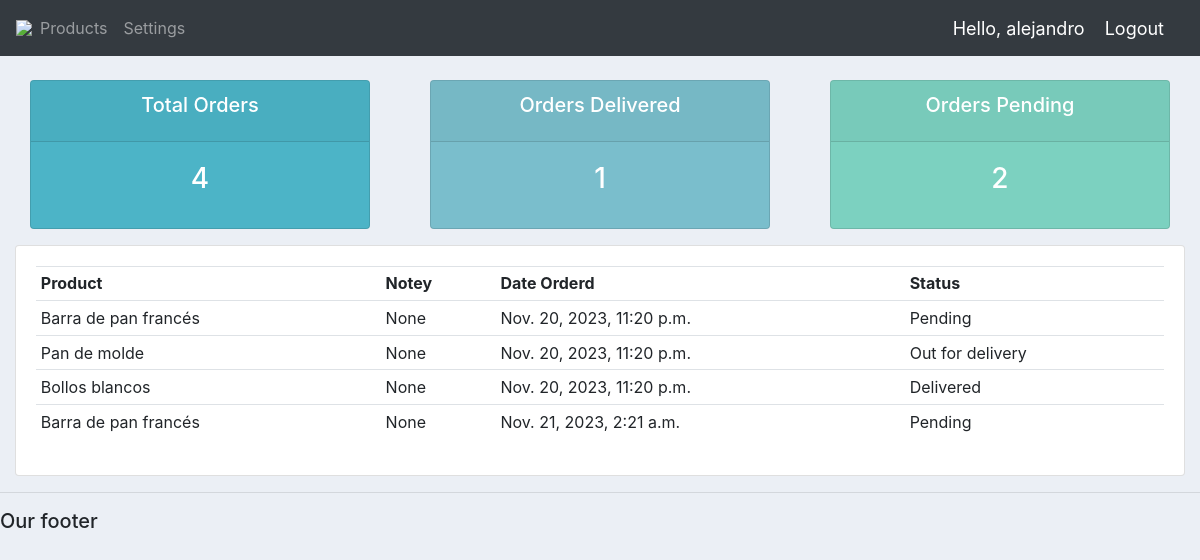
Screenshot of /user/ (signed in) with the database file from the repository.
### accounts/models.py (models this page shows)
class Order(models.Model):
	STATUS = (
			('Pending', 'Pending'),
			('Out for delivery', 'Out for delivery'),
			('Delivered', 'Delivered'),
			)
	customer = models.ForeignKey(Customer, null=True, on_delete= models.SET_NULL)
	product = models.ForeignKey(Product, null=True, on_delete= models.SET_NULL)
	date_created = models.DateTimeField(auto_now_add=True, null=True)
	status = models.CharField(max_length=200, null=True, choices=STATUS)
	note=models.CharField(max_length=1000, null=True)
	def __str__(self):
		return self.product.name

class Product(models.Model):
	CATEGORY = (
    ('Pan Blanco', 'Pan Blanco'),
    ('Pan Integral', 'Pan Integral'),
    ('Pan Dulce', 'Pan Dulce'),
    ('Repostería', 'Repostería'),
    ('Galletas y Snacks', 'Galletas y Snacks'),
)
	name = models.CharField(max_length=200, null=True)
	price = models.FloatField(null=True)
	category = models.CharField(max_length=200, null=True, choices=CATEGORY)
	description = models.CharField(max_length=200, null=True, blank=True)
	date_created = models.DateTimeField(auto_now_add=True, null=True)
	tags = models.ManyToManyField(Tag)
	def __str__(self):
		return self.name

### accounts/decorators.py (the view)
        def wrapper_func(request,*args,**kwargs):
            group=None
            if request.user.groups.exists():
                group=request.user.groups.all()[0].name
            if group in allowed_roles:
                return view_func(request,*args,**kwargs)
            else:
                return HttpResponse('No estas autorizado')

### accounts/views.py (called while the page is built)
@login_required(login_url='login')
@allowed_users(allowed_roles=['customer'])
def userPage(request):
    orders=request.user.customer.order_set.all()
    total_orders=orders.count()
    delivered=orders.filter(status='Delivered').count()
    pending=orders.filter(status='Pending').count()
    print('ORDERS',orders)
    context={'orders':orders,
             'total_orders':total_orders,'delivered':delivered,
             'pending':pending}
    return render(request,'accounts/user.html',context)

### accounts/templates/accounts/user.html
{% extends "accounts/main.html" %}
{% block content %}
{% include "accounts/status.html" %}
<div class="row">
	<div class="col-md">
		<div class="card card-body">
			<table class="table table-sm">
				<tr>
					<th>Product</th>
					<th>Notey</th>
					<th>Date Orderd</th>
					<th>Status</th>
				</tr>
				{% for order in orders %}
				<tr>
					<td>{{order.product}}</td>
					<td>{{order.note}}</td>
					<td>{{order.date_created}}</td>
					<td>{{order.status}}</td>
				</tr>
				{% endfor %}
			</table>
		</div>
	</div>
</div>
{% endblock  %}

### accounts/templates/accounts/navbar.html (shortened to what this page needs)
{% load static %}
<nav class="navbar navbar-expand-lg navbar-dark bg-dark">
 <img src="{% static 'images/logo.png' %}">
  <div class="collapse navbar-collapse" id="navbarNav">
    <ul class="navbar-nav">
      {% if request.user.is_staff %}
      <li class="nav-item active">
        <a class="nav-link" href="{% url 'home' %}">Dashboard</a>
      </li>
      <li class="nav-item">
        <a class="nav-link" href="{% url 'products' %}">Products</a>
      </li>
      {% else %}
      <li class="nav-item">
        <a class="nav-link" href="{% url 'products' %}">Products</a>
      </li>
       <li class="nav-item">
        <a class="nav-link" href="{% url 'account' %}">Settings</a>
      </li>
      {% endif %}
    </ul>
  </div>
  <span class="hello-msg">Hello, {{request.user}}</span>
  <span ><a  class="hello-msg" href="{% url 'logout' %}">Logout</a></span>
</nav>

### static/css/main.css (style rules this page uses)
body { background-color: #ebeff5; }

### accounts/templates/accounts/navbar.html (style rules this page uses)
.hello-msg { font-size: 18px; color: #fff; margin-right: 20px; }

### rows the page displays
Order: product "Barra de pan francés", note "None", date_created "Nov. 20, 2023, 11:20 p.m.", status "Pending"
Order: product "Pan de molde", note "None", date_created "Nov. 20, 2023, 11:20 p.m.", status "Out for delivery"
Order: product "Bollos blancos", note "None", date_created "Nov. 20, 2023, 11:20 p.m.", status "Delivered"
Order: product "Barra de pan francés", note "None", date_created "Nov. 21, 2023, 2:21 a.m.", status "Pending"

### other values shown
{{ request.user }} "alejandro"
{{ total_orders }} "4"
{{ delivered }} "1"
{{ pending }} "2"
